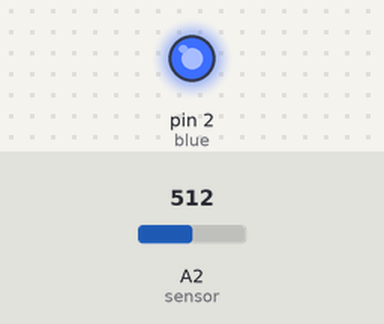
This sketch was run on a simulated Arduino Uno, built with avr-gcc and run on an emulated ATmega328P. On the bench: output pins drawn as LEDs (lit = HIGH). The inputs (shaded band) are chosen by the test bench; at power-on: A2 (sensor) = 512. What the sketch prints to the serial monitor is not drawn.

Above: at 0.1 s.
Timing chart, 0 to 1.6 s (numbered marks = the images above):
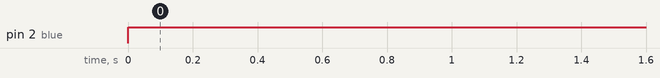

Measured:
- by itself, pin 2 (blue): LOW → HIGH at 0.00 s

The sketch:

arduino.ino
```cpp
const int hot = 25; // set hot parameter
int val;
void setup()
{
    pinMode(A2, INPUT); // sensor
    pinMode(2, OUTPUT); // blue
    Serial.begin(9600);
}
void loop()
{
    val = analogRead(A2);
    float mv = (val / 1024.0) * 5000;
    float cel = mv / 10;
    float farh = (cel * 9) / 5 + 32;
    Serial.print("temp: ");
    Serial.print(cel);
    if (cel > hot)
    {
        digitalWrite(2, HIGH);
    }
    delay(1000);
}
```
